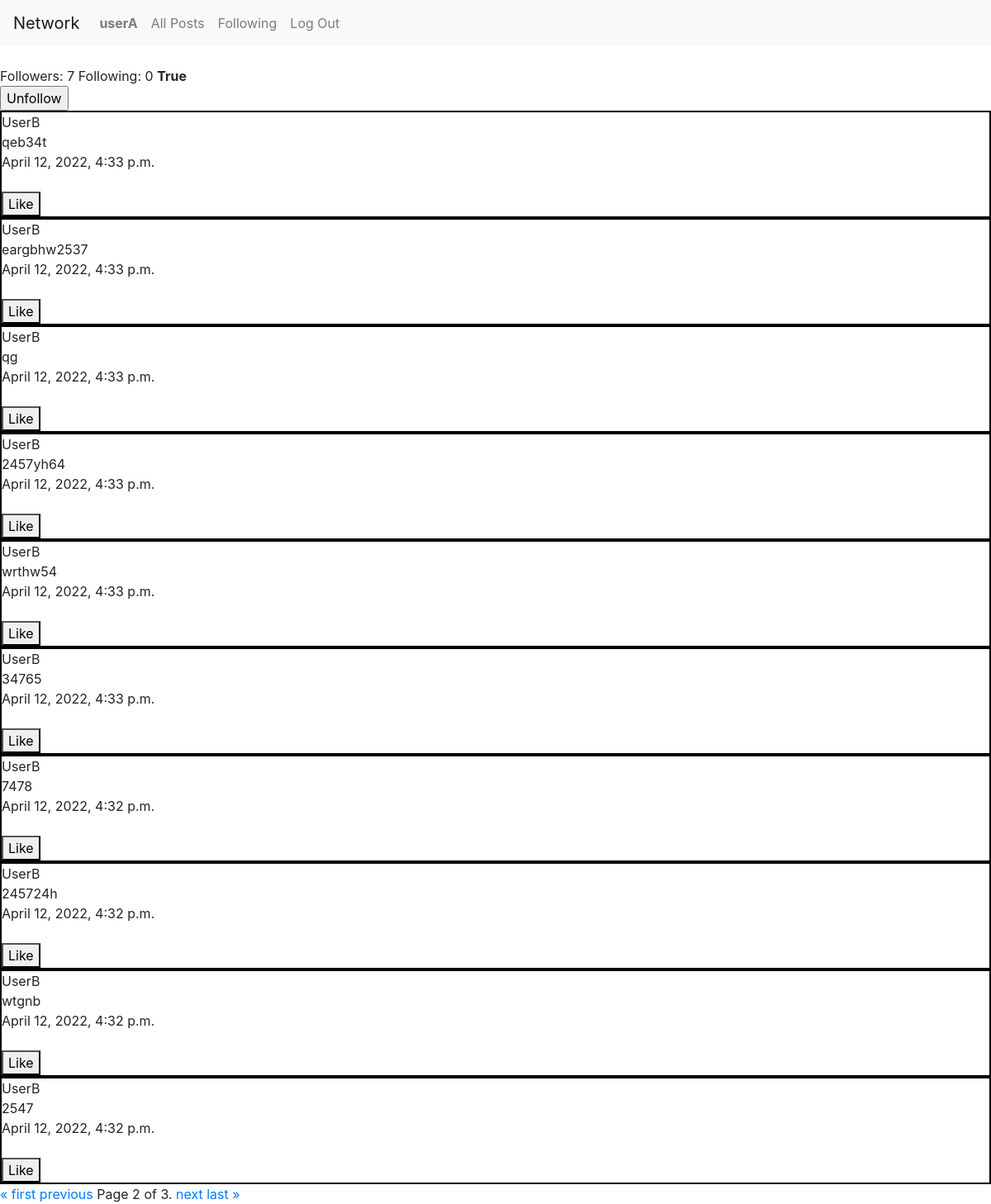
The app's page /user/UserB?page=2 (signed in) with its own data.
### network/models.py (models this page shows, shortened)
class User(AbstractUser):
    pass

class Post(models.Model):
    user = models.ForeignKey("User", on_delete=models.CASCADE)
    body = models.TextField(blank=True)
    date = models.DateTimeField(auto_now_add=True)

### network/views.py (the view, shortened to what this page needs)
# urls.py: path("user/<str:username>", views.profile, name="profile"),
def profile(request, username):
    viewed_user = User.objects.get(username=username)
    logged_in_user = request.user
    ifFollows = Follower.objects.filter(following=logged_in_user, followed=viewed_user ).exists()
    p = Paginator(Post.objects.filter(user=viewed_user).order_by("-date"),10)
    page = request.GET.get('page')
    posts = p.get_page(page)
    following_count = Follower.objects.filter(following=viewed_user).count
    followed_count = Follower.objects.filter(followed=viewed_user).count
    return render(request,"network/profile.html", {"current_user": logged_in_user,
                                                    "viewed_user": viewed_user,
                                                    "posts": posts,
                                                    "following_count": following_count,
                                                    "followed_count":followed_count,
                                                    "ifFollows":ifFollows})

### network/templates/network/profile.html (shortened to what this page needs)
{% extends "network/layout.html" %}
{% load static %}
{% block body %}
<br>
Followers: {{followed_count}}
Following: {{following_count}}
<strong>{{ifFollows}}</strong>
<form action="" method="post">
    {%if ifFollows%}
    <input type="submit" name="submit" id="follow-button" value="Unfollow">
    {%else%}
    <input type="submit" name="submit" id="follow-button" value="Follow">
    {%endif%}
</form>
{% for post in posts%}
<div  style ="border: solid black 2px;">
<div>{{post.user}}</div>
<div>{{post.body}}</div>
<div>{{post.date}}</div><br>
<button class="like-button" data-id="{{post.id}}" id="button-{{post.id}}" type="button">Like</button>
</div>
{% endfor %}
<div class="pagination">
    <span class="step-links">
        {% if posts.has_previous %}
            <a href="?page=1">&laquo; first</a>
            <a href="?page={{ posts.previous_page_number }}">previous</a>
        {% endif %}
        <span class="current">
            Page {{ posts.number }} of {{ posts.paginator.num_pages }}.
        </span>
        {% if posts.has_next %}
            <a href="?page={{ posts.next_page_number }}">next</a>
            <a href="?page={{ posts.paginator.num_pages }}">last &raquo;</a>
        {% endif %}
    </span>
</div>
{% endblock %}

### network/templates/network/layout.html (shortened to what this page needs)
{% load static %}
<!DOCTYPE html>
<html lang="en">
    <head>
        <link rel="stylesheet" href="https://stackpath.bootstrapcdn.com/bootstrap/4.4.1/css/bootstrap.min.css">
        <link href="{% static 'network/styles.css' %}" rel="stylesheet">
    </head>
    <body>
        <nav class="navbar navbar-expand-lg navbar-light bg-light">
            <a class="navbar-brand" href="{% url 'index' %}">Network</a>
            <div>
              <ul class="navbar-nav mr-auto">
                {% if user.is_authenticated %}
                    <li class="nav-item">
                        <a class="nav-link" href="{% url 'profile' current_user.username %}"><strong>{{ current_user.username }}</strong></a>
                    </li>
                {% endif %}
                <li class="nav-item">
                  <a class="nav-link" href="{% url 'all-posts' %}">All Posts</a>
                </li>
                {% if user.is_authenticated %}
                    <li class="nav-item">
                        <a class="nav-link" href="{% url 'following'%}">Following</a>
                    </li>
                    <li class="nav-item">
                        <a class="nav-link" href="{% url 'logout' %}">Log Out</a>
                    </li>
                {% endif %}
              </ul>
            </div>
          </nav>
        <div class="body">
            {% block body %}
            {% endblock %}
        </div>
    </body>
</html>

### records on screen
User: username "userA"
Post: user "UserB", body "qeb34t", date "April 12, 2022, 4:33 p.m."
Post: user "UserB", body "eargbhw2537", date "April 12, 2022, 4:33 p.m."
Post: user "UserB", body "qg", date "April 12, 2022, 4:33 p.m."
Post: user "UserB", body "2457yh64", date "April 12, 2022, 4:33 p.m."
Post: user "UserB", body "wrthw54", date "April 12, 2022, 4:33 p.m."
Post: user "UserB", body "34765", date "April 12, 2022, 4:33 p.m."
Post: user "UserB", body "7478", date "April 12, 2022, 4:32 p.m."
Post: user "UserB", body "245724h", date "April 12, 2022, 4:32 p.m."
Post: user "UserB", body "wtgnb", date "April 12, 2022, 4:32 p.m."
Post: user "UserB", body "2547", date "April 12, 2022, 4:32 p.m."

### other values on screen
{{ followed_count }} "7"
{{ following_count }} "0"
{{ ifFollows }} "True"
{{ posts.number }} "2"
{{ posts.paginator.num_pages }} "3"
